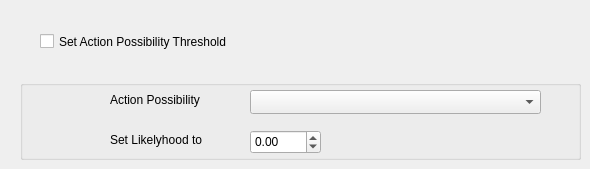
     <widget class="QWidget" name="tab_11">
      <attribute name="title">
       <string>Sienna GUI</string>
      </attribute>
      <widget class="QCheckBox" name="apCheckBox">
       <property name="geometry">
        <rect>
         <x>40</x>
         <y>30</y>
         <width>221</width>
         <height>23</height>
        </rect>
       </property>
       <property name="text">
        <string>Set Action Possibility Threshold </string>
       </property>
      </widget>
      <widget class="QGroupBox" name="apGroupBox">
       <property name="geometry">
        <rect>
         <x>20</x>
         <y>80</y>
         <width>561</width>
         <height>80</height>
        </rect>
       </property>
       <property name="title">
        <string/>
       </property>
       <widget class="QLabel" name="label_28">
        <property name="geometry">
         <rect>
          <x>90</x>
          <y>50</y>
          <width>231</width>
          <height>20</height>
         </rect>
        </property>
        <property name="text">
         <string>Set Likelyhood to</string>
        </property>
       </widget>
       <widget class="QDoubleSpinBox" name="apSpinBox">
        <property name="geometry">
         <rect>
          <x>230</x>
          <y>50</y>
          <width>71</width>
          <height>24</height>
         </rect>
        </property>
        <property name="minimum">
         <double>-10.000000000000000</double>
        </property>
        <property name="maximum">
         <double>10.000000000000000</double>
        </property>
       </widget>
       <widget class="QComboBox" name="apComboBox">
        <property name="geometry">
         <rect>
          <x>230</x>
          <y>10</y>
          <width>291</width>
          <height>24</height>
         </rect>
        </property>
       </widget>
       <widget class="QLabel" name="label_29">
        <property name="geometry">
         <rect>
          <x>90</x>
          <y>10</y>
          <width>111</width>
          <height>20</height>
         </rect>
        </property>
        <property name="text">
         <string>Action Possibility</string>
        </property>
       </widget>
      </widget>
     </widget>
